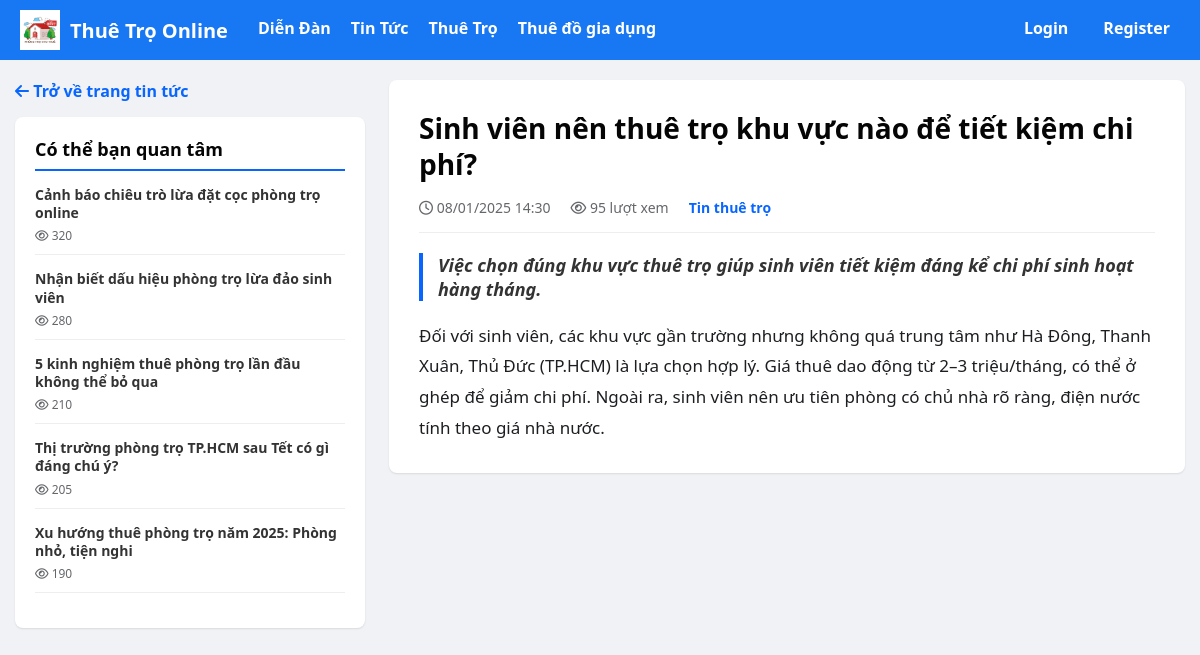
Page /news-detail.php?id=2 on the committed database.
### tables this page shows
CREATE TABLE news (
    id INT AUTO_INCREMENT PRIMARY KEY,
    title VARCHAR(255) NOT NULL COMMENT 'Tiêu đề tin',
    slug VARCHAR(255) NOT NULL UNIQUE COMMENT 'Slug SEO',
    image_url VARCHAR(255) DEFAULT NULL COMMENT 'Ảnh đại diện tin',
    category VARCHAR(100) NOT NULL COMMENT 'Thể loại tin tức',
    summary TEXT COMMENT 'Mô tả ngắn',
    content LONGTEXT NOT NULL COMMENT 'Nội dung chi tiết',
    views INT DEFAULT 0 COMMENT 'Lượt xem',
    created_at DATETIME DEFAULT CURRENT_TIMESTAMP COMMENT 'Ngày đăng',
    INDEX idx_category (category),
    INDEX idx_views (views)
);

### public/news-detail.php (the view, shortened to what this page needs)
<?php
require_once __DIR__ . '/../config/db.php';
$id = isset($_GET['id']) ? (int)$_GET['id'] : 0;
$newsItem = null;
if ($id) {
    $pdo->exec("UPDATE news SET views = views + 1 WHERE id = $id");
    $stmt = $pdo->prepare("SELECT * FROM news WHERE id = ?");
    $stmt->execute([$id]);
    $newsItem = $stmt->fetch();
}
try {
    $stmtTop = $pdo->query("SELECT * FROM news ORDER BY views DESC LIMIT 5");
    $topNews = $stmtTop->fetchAll();
} catch (PDOException $e) {
    $topNews = [];
}
?>
<!doctype html>
<html lang="vi">
<head>
    <link rel="stylesheet" href="/assets/css/style.css">
    <link rel="stylesheet" href="https://cdnjs.cloudflare.com/ajax/libs/font-awesome/6.4.0/css/all.min.css">
</head>
<body>
<?php include __DIR__ . '/includes/header.php'; ?>
<div class="container">
    <aside class="sidebar">
        <a href="/news.php" class="btn-back"><i class="fa-solid fa-arrow-left"></i> Trở về trang tin tức</a>
        <div class="sidebar-card">
            <div class="sidebar-title">Có thể bạn quan tâm</div>
            <div class="top-news-list">
                <?php foreach ($topNews as $item): ?>
                    <a href="/news-detail.php?id=<?= $item['id'] ?>" class="top-news-item">
                        <div class="top-news-info">
                            <h4><?= htmlspecialchars($item['title']) ?></h4>
                            <div class="top-news-views"><i class="fa-regular fa-eye"></i> <?= number_format($item['views']) ?></div>
                        </div>
                    </a>
                <?php endforeach; ?>
            </div>
        </div>
    </aside>
    <main class="main-content">
        <article class="detail-card">
            <h1 class="detail-title"><?= htmlspecialchars($newsItem['title']) ?></h1>
            <div class="detail-meta">
                <span><i class="fa-regular fa-clock"></i> <?= date('d/m/Y H:i', strtotime($newsItem['created_at'])) ?></span>
                <span><i class="fa-regular fa-eye"></i> <?= number_format($newsItem['views']) ?> lượt xem</span>
                <span style="color: var(--primary-color); font-weight: bold;"><?= htmlspecialchars($newsItem['category']) ?></span>
            </div>
            <div class="detail-summary">
                <?= nl2br(htmlspecialchars($newsItem['summary'])) ?>
            </div>
            <div class="detail-body">
                <?= nl2br(htmlspecialchars($newsItem['content'])) ?>
            </div>
        </article>
    </main>
</div>
<?php if (file_exists(__DIR__ . '/includes/footer.php')) include __DIR__ . '/includes/footer.php'; ?>
</body>
</html>

### public/assets/css/style.css (style rules this page uses)
body { font-family: Arial, sans-serif; margin: 16px; }

### public/news-detail.php (style rules this page uses)
:root { --bg-color: #f0f2f5; --card-bg: #ffffff; --primary-color: #0866ff; --text-color: #050505; --secondary-text: #65676b; }
body { font-family: 'Segoe UI', Helvetica, Arial, sans-serif; background-color: var(--bg-color); margin: 0; padding: 0; color: var(--text-color); }
.container { max-width: 1200px; margin: 20px auto; padding: 0 15px; display: grid; grid-template-columns: 350px 1fr; gap: 24px; }
.sidebar { position: sticky; top: 20px; height: fit-content; }
.sidebar-card { background: var(--card-bg); border-radius: 8px; box-shadow: 0 1px 2px rgba(0, 0, 0, 0.1); padding: 20px; margin-bottom: 20px; }
.sidebar-title { font-size: 18px; font-weight: 700; margin-bottom: 15px; border-bottom: 2px solid var(--primary-color); padding-bottom: 8px; }
.top-news-item { display: block; margin-bottom: 15px; border-bottom: 1px solid #eee; padding-bottom: 10px; text-decoration: none; color: inherit; }
.top-news-info h4 { margin: 0 0 5px 0; font-size: 14px; font-weight: 600; line-height: 1.3; color: #333; }
.top-news-views { font-size: 12px; color: var(--secondary-text); }
.detail-card { background: white; padding: 30px; border-radius: 8px; box-shadow: 0 1px 2px rgba(0,0,0,0.1); }
.detail-title { font-size: 28px; font-weight: 700; margin: 0 0 15px 0; line-height: 1.3; }
.detail-meta { color: var(--secondary-text); margin-bottom: 20px; padding-bottom: 15px; border-bottom: 1px solid #eee; display: flex; gap: 20px; font-size: 14px; }
.detail-summary { font-weight: 600; font-size: 18px; margin-bottom: 20px; color: #333; font-style: italic; border-left: 4px solid var(--primary-color); padding-left: 15px; }
.detail-body { font-size: 17px; line-height: 1.8; color: #1c1e21; }
.btn-back { display: inline-block; margin-bottom: 15px; text-decoration: none; color: var(--primary-color); font-weight: 600; }

### rows in the picture
news: title "Cảnh báo chiêu trò lừa đặt cọc phòng trọ online", views "320"
news: title "Nhận biết dấu hiệu phòng trọ lừa đảo sinh viên", views "280"
news: title "5 kinh nghiệm thuê phòng trọ lần đầu không thể bỏ qua", views "210"
news: title "Thị trường phòng trọ TP.HCM sau Tết có gì đáng chú ý?", views "205"
news: title "Xu hướng thuê phòng trọ năm 2025: Phòng nhỏ, tiện nghi", views "190"
news: title "Sinh viên nên thuê trọ khu vực nào để tiết kiệm chi phí?", created_at "08/01/2025 14:30", views "95", category "Tin thuê trọ", summary "Việc chọn đúng khu vực thuê trọ giúp sinh viên tiết kiệm đáng kể chi phí sinh hoạt hàng tháng.", content "Đối với sinh viên, các khu vực gần trường nhưng không quá trung tâm như Hà Đông, Thanh Xuân, Thủ Đức (TP.HCM) là lựa chọn hợp lý. Giá thuê dao động từ 2–3 triệu/tháng, có thể ở ghép để giảm chi phí. Ngoài ra, sinh viên nên ưu tiên phòng có chủ nhà rõ ràng, điện nước tính theo giá nhà nước."
